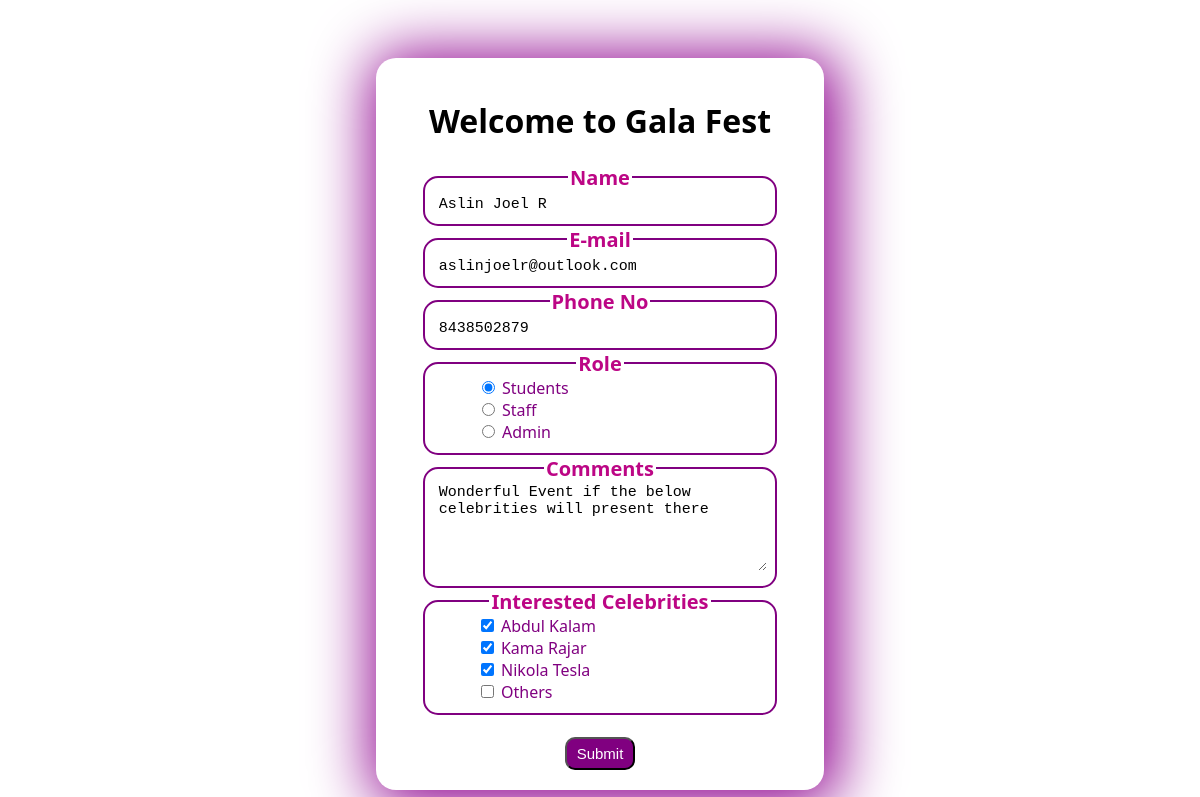
Screenshot of /update/23/ with the database file from the repository.
### crud_app/models.py (models this page shows)
class Register(models.Model):
    username = models.TextField(max_length=100)
    email = models.EmailField(null=True, blank=True)  # Allow null values
    phone = models.PositiveIntegerField()
    role = models.TextField()
    comments = models.TextField(null=True, blank=True, max_length=1000)  # Allow null values
    celebrities = models.TextField()

### crud_app/views.py (the view)
# urls.py: path('update/<int:record_id>/',views.update_record,name='update_record')
def update_record(request,record_id):
    record = get_object_or_404(Register, pk=record_id)
    if request.method == 'POST':
        form = RegisterForm(request.POST, instance=record)
        if form.is_valid():
            form.save()
            return redirect('read')
    else:
        form = RegisterForm(instance=record)
    return render(request,'update.html',{'user':record})

### crud_app/templates/update.html (shortened to what this page needs)
{% load static %}
<!DOCTYPE html>
<html>
<head>
    <link rel="stylesheet" type="text/css" href="{% static 'style.css' %}">
</head>
<body>
<div>
    <h1>Welcome to Gala Fest</h1>
    <form  method="post">
        <fieldset>
            <legend>Name</legend>
            <input type="text" name="username" id="name" value="{{user.username}}"><br>
        </fieldset>
        <fieldset>
            <legend>E-mail</legend>
            <input type="email" name="email" id="mail" value="{% if user.email == 'a@g.c' %}{% else %}{{ user.email }}{% endif %}">
        </fieldset>
        <fieldset>
            <legend>Phone No</legend>
            <input type="tel" name="phone" id="phone" value="{{user.phone}}"><br>
        </fieldset>
        <fieldset>
            <legend>Role</legend>
            <section id="roles">
            <input type="radio" name="role"  {% if user.role == 'student' %}checked{% endif %} id="student" value="student" name="role" >
            <label  for="student">Students</label><br>
            <input type="radio" {% if user.role == 'staff' %}checked{% endif %} name="role" value="staff" id="staff">
            <label for="staff">Staff</label><br>
            <input value="admin"  {% if user.role == 'admin' %}checked{% endif %} type="radio" name="role" id="admin">
            <label for="admin">Admin</label><br>
        </fieldset>
        <fieldset>
            <legend>Comments</legend>
            <textarea name="comments" id="comments" cols="40" rows="5">{{ user.comments }}</textarea>
        </fieldset>
        <fieldset>
            <legend>Interested Celebrities</legend>
            <section id="celebrity">
            <input value="Abdul Kalam" type="checkbox" name="celebrities" id="ak" {% if "Abdul Kalam" in user.celebrities %}checked{% endif %}>
            <label for="ak">Abdul Kalam</label><br>
            <input value="kamarajar"  type="checkbox" name="celebrities" id="kr" {% if "kamarajar" in user.celebrities %}checked{% endif %}>
            <label for="kr">Kama Rajar</label><br>
            <input value="nikola tesla"  type="checkbox" name="celebrities" id="nt" {% if "nikola tesla" in user.celebrities %}checked{% endif %}>
            <label for="nt">Nikola Tesla</label><br>
            <input value="others" type="checkbox" name="celebrities" id="others" {% if "others" in user.celebrities %}checked{% endif %}>
            <label for="others">Others</label><br>
            </section>
        </fieldset><br>
        <button type="submit">Submit</button>
    </form>
</div>
</body>
</html>

### crud_app/static/style.css (style rules this page uses)
div { margin-top: 50px; padding: 20px; text-align: center; box-shadow: 5px 5px 60px 10px rgb(144, 5, 144); border-radius: 20px; }
#roles,#celebrity { text-align: left; margin-left: 40px; }
body { font-family:'Segoe UI', Tahoma, Geneva, Verdana, sans-serif; display: flex; justify-content: center; align-items: center; }
fieldset { position: relative; left: 0; margin: auto; padding-top: 0; width: 80%; border-radius: 15px; border: 2px solid purple; }
input[type='text'], input[type="email"], input[type='tel'], textarea { width: 100%; outline: none; border: none; font-size: 15px; font-family: monospace; }
input[type='radio'] { text-align: left; }
form { position: relative; left: 0; margin: auto; }
legend { font-size: 20px; font-weight: bold; color: rgb(188, 6, 133); }
label { color: purple; }
button { padding: 6px; border-radius: 10px; background-color: purple; color: white; font-size: 15px; cursor: pointer; width: 70px; }

### rows the page displays
Register: username "Aslin Joel R", email "aslinjoelr@outlook.com", phone "8438502879", role "☑ Students", role "☐ Staff", role "☐ Admin", comments "Wonderful Event if the below celebrities will present there", celebrities "☑"
